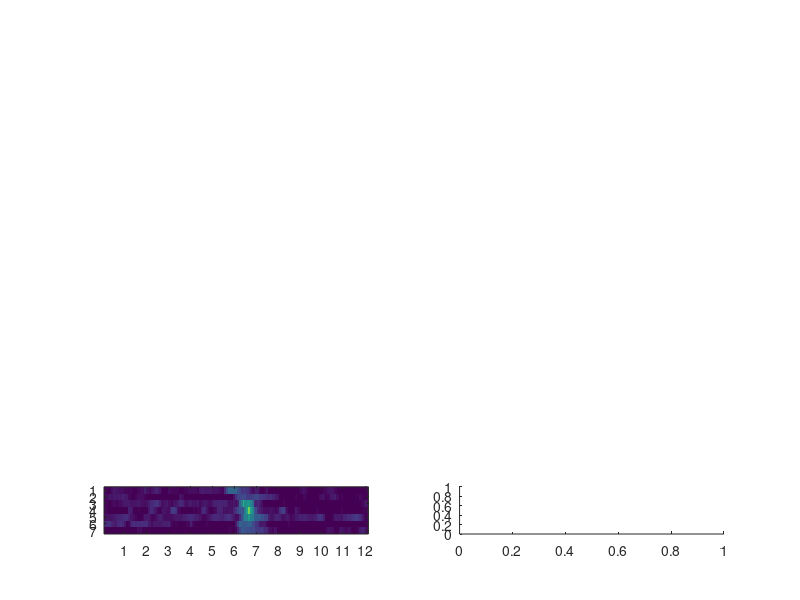

Write the MATLAB code that produced this figure. (Note: this script raises an error after producing the figure.)

load nkfb.mat
addpath(genpath('~/Dropbox/matlab'))

opts = statset('Display','final');
n = 6;
for id =1:9

    a = nfkb(id).data; 


    [cidx, ctrs] = kmeans(a,n, ...
                          'Replicates',5, 'Options',opts);

    fraction = sum(isnan(cidx))/size(cidx,1);
    new_ind =[];

    h = figure('position',[10 10 1200 900])
    for i =n:-1:1
        %new_ind = [new_ind;find(cidx==i)];
        subplot(n,2,i*2-1)
        imagesc(a(find(cidx==i),:),[0.5 3]);
        set(gca,'xtick',0:12:145,'xticklabel',0:12)
        
        subplot(n,2,i*2)
        confplot(0:5/60:12,mean(a(find(cidx==i),:)),std(a(find(cidx==i),: ...
                                                          )), ...
                 std(a(find(cidx==i),:)),'color',[1 0 0],'linewidth',2);
        set(gca,'xtick',0:12,'xticklabel',0:12)
        xlim([0 12])
        ylim([0.5 3])

    end
    
    title(nfkb(id).name,'Interpreter','none')

    saveas(gca,strcat(nfkb(id).name,'.fig'))

    set(h,'Units','Inches');
    pos = get(h,'Position');
    set(h,'PaperPositionMode','Auto','PaperUnits','Inches','PaperSize',[pos(3), pos(4)])
    print(h,strcat(nfkb(id).name,'.pdf'),'-dpdf','-r0')

end





